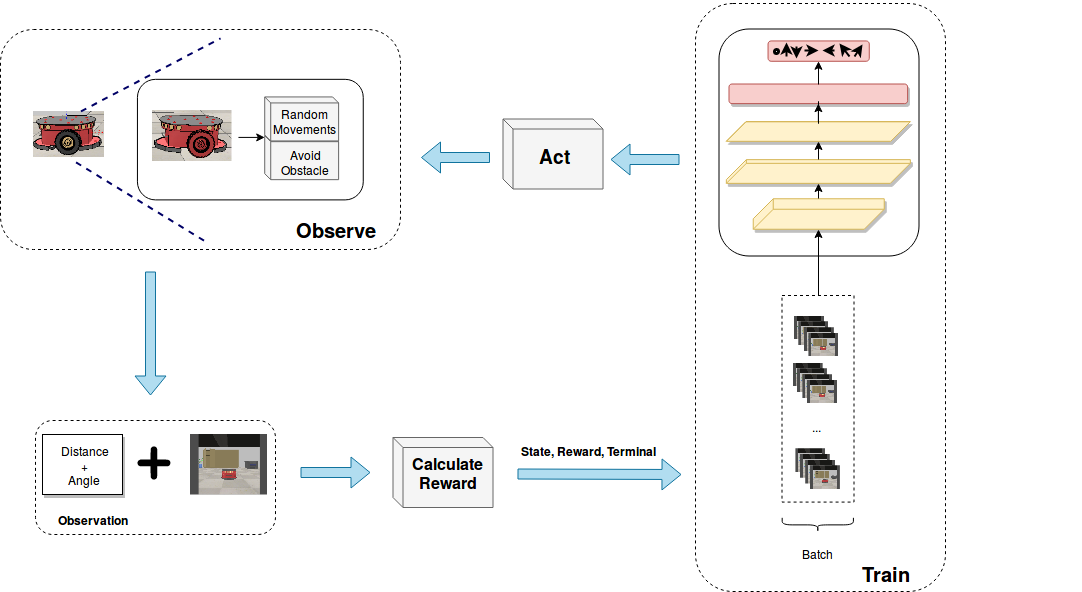
#> input picture method.png, 1082 x 592 px
$ python -i image.py   (imports and definitions only)   (older library calls are emulated)
#> lines starting #> are read from the running program, lines starting #| are printed output that depends on the picture; after the words box and inside, x2 and y2 are one past the last pixel; in counts of white or black regions, pixels touching at a corner belong together
#> further down, picture is the input picture: shape (592, 1082, 3); mean B, G, R 245, 245.7, 246.3
import numpy as np
import sys
import random
import cv2
import imutils
from scipy import misc

#------------------------------------------------------------------------------
# Finds object based on its pre-defined color
#------------------------------------------------------------------------------
def find_object (img):
    #img = cv2.imread(frame)
    ## convert to hsv
    hsv = cv2.cvtColor(img, cv2.COLOR_BGR2HSV)
#> hsv: shape (592, 1082, 3); mean H, S, V 2.6, 4.8, 247.4

    ## mask of green
    mask = cv2.inRange(hsv, (110, 150, 50), (120, 255,255))
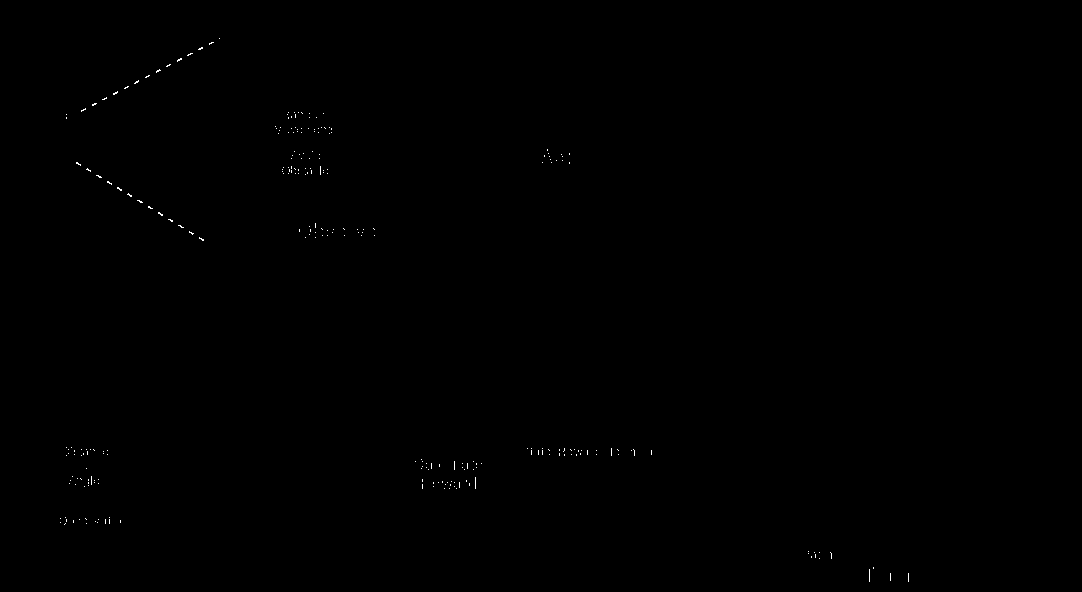
#> mask: shape (592, 1082); 0.1% white in thin lines or dots, all inside (x1, y1, x2, y2) = (60, 38, 909, 582)

    ## slice the green
    imask = mask>0
    color = np.zeros_like(img, np.uint8)
    color[imask] = img[imask]
    ##show
    #cv2.imshow("object", color)
    ## save
    #cv2.imwrite("expectedObject.png", color)
    ## return
    cX, cY, boundRect = find_object_centroid (color)

    return cX, cY, boundRect

#------------------------------------------------------------------------------
# Find objects centroid so robot can follow
#------------------------------------------------------------------------------

def find_object_centroid (img):

    # convert it to grayscale, blur it slightly, and threshold it
    gray = cv2.cvtColor(img, cv2.COLOR_BGR2GRAY)
    blurred = cv2.GaussianBlur(gray, (5, 5), 0)
    thresh = cv2.threshold(blurred, 5, 255, cv2.THRESH_BINARY)[1]
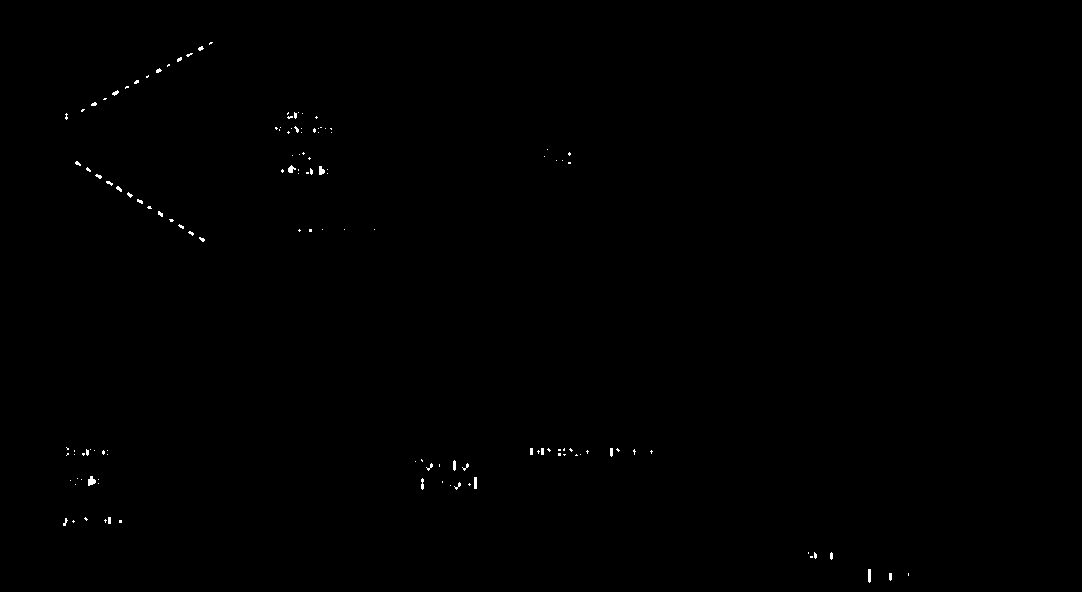
#> thresh: shape (592, 1082); 0.2% white in thin lines or dots, all inside (x1, y1, x2, y2) = (63, 42, 909, 583)
    # find contours in the thresholded img
    cnts = cv2.findContours(thresh.copy(), cv2.RETR_EXTERNAL, cv2.CHAIN_APPROX_SIMPLE)
#> cnts = 131 contours, 126 with area under 20; largest, box (x1, y1, x2, y2) and area: (88, 476, 96, 486) 40, (319, 166, 325, 175) 28, (288, 165, 296, 173) 26, (868, 569, 871, 583) 25, (474, 477, 477, 489) 22
    cnts = cnts[0] if imutils.is_cv2() else cnts[1]
    # loop over the contours
    contours_poly = [None]*len(cnts)
#> contours_poly = 131 items
    boundRect = [None]*len(cnts)
#> boundRect = 131 items
    difX = np.empty(len(cnts))
#> difX = 131 values, max 6.91e-310 at index 0, min 4.66e-310 at index 2, mean 6.88e-310
    i = 0
    contours = False
    cX = None
    cY = None
    ret = None
    #img = np.zeros_like(img, np.uint8)
    for c in cnts:

        # draw the contour and center of the shape on the img
        contours_poly[i] = cv2.approxPolyDP(c, 3, True)
        boundRect[i] = cv2.boundingRect(contours_poly[i])
        difX[i] = int(boundRect[i][2])
        contours = True
        i=i+1
#> this loop made 131 passes
#> c on passes 1, 4, 7, 8, 9, 12, 13, 14, 15, 16, 17, 19: [[908, 573], [908, 575]], [[810, 556], [810, 557], [812, 557], [812, 556]], [[808, 552], [808, 553]], [[119, 520], [119, 522], [121, 522], [121, 520]], [[73, 520], [72, 521], [73, 522], [74, 521]], [[108, 517], [108, 523], [110, 523], [110, 517]], [[85, 517], [84, 518], [86, 520], [87, 519]], [[450, 485]], [[75, 484]], [[469, 483], [468, 484], [469, 485], [470, 484]], [[98, 483]], [[442, 481], [442, 482]]
#> after the loop, boundRect = 131 items, first 6: (908, 573, 1, 1), (890, 573, 2, 8), (869, 569, 2, 14), (810, 556, 1, 1), (831, 552, 1, 8), (814, 552, 2, 7); contours_poly = 131 contours, 130 with area under 20; largest, box (x1, y1, x2, y2) and area: (88, 476, 96, 486) 26; difX = 131 values, max 8 at index 25, min 1 at index 0, mean 2.25; i = 131


    if(contours):
        maxX = np.argmax(difX)
#> maxX = 25
        try:
            # compute the center of the contour
            M = cv2.moments(cnts[maxX])
#> M = moments, m00 40, centre m10/m00, m01/m00 = (91.09, 480.8)
            cX = int(M["m10"] / M["m00"])
#> cX = 91
            cY = int(M["m01"] / M["m00"])
#> cY = 480

            cv2.rectangle(img, (int(boundRect[maxX][0]), int(boundRect[maxX][1])), (int(boundRect[maxX][0]+boundRect[maxX][2]), int(boundRect[maxX][1]+boundRect[maxX][3])), (255, 255, 255), 2)
            cv2.circle(img, (cX, cY), 7, (255, 255, 255), -1)
#> img: shape (592, 1082, 3); mean B, G, R 0.2, 0.1, 0.1
            cv2.putText(img, "Follow", (cX - 20, cY - 20), cv2.FONT_HERSHEY_SIMPLEX, 0.5, (255, 255, 255), 2)
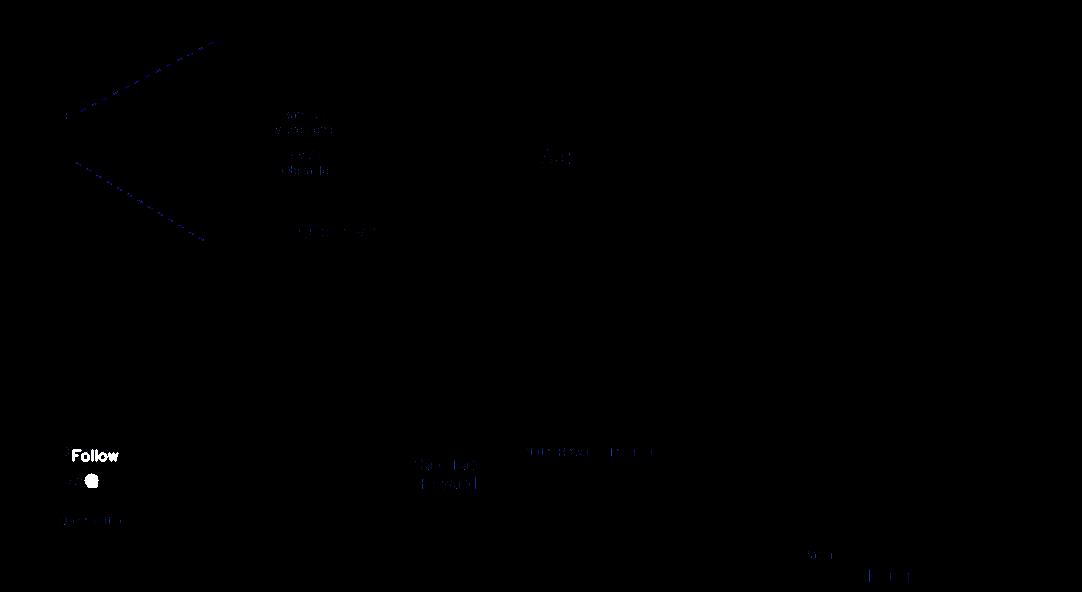
#> img: shape (592, 1082, 3); mean B, G, R 0.3, 0.2, 0.2
            # show the img
            #cv2.imshow("img", img)
            #cv2.imwrite("centroid.png", img)

            ret = boundRect[maxX]
#> ret = (88, 476, 8, 10)

        except:
             print ("not able to calculate centroid")

    return cX, cY, ret

>>> import cv2
>>> picture = cv2.imread('method.png')
>>> result = find_object(picture)
#> in find_object, `cX, cY, boundRect = find_object_centroid (color)`: cX = 91; cY = 480; boundRect = (88, 476, 8, 10)
#> result = (91, 480, (88, 476, 8, 10))
